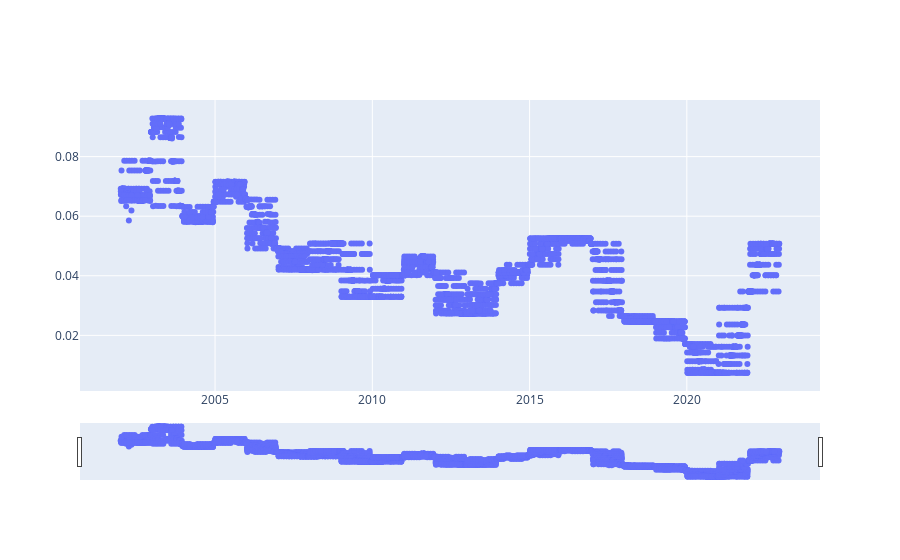

Notebook code cell kept with this figure:
### Code cell
fig = go.Figure([go.Scatter(x=df[x_col], y=df[y_col], mode='markers')])
fig.update_layout(xaxis_rangeslider_visible=True)
fig.show()

### Figure 1 — Plotly figure (JSON) as saved in the notebook; plotly's stock layout.template omitted (floating-point values rounded to 4 significant figures; data arrays with more than 128 entries replaced by an {"elided": "..."} marker saying what was removed)
{"data": [{"mode": "markers", "type": "scatter", "x": {"elided": "5224 str values"}, "y": {"elided": "5224 float values"}}], "layout": {"autosize": true, "xaxis": {"autorange": true, "range": ["2000-09-22 06:21:11.5923", "2024-03-19 17:38:48.4077"], "rangeslider": {"autorange": true, "range": ["2000-09-22 06:21:11.5923", "2024-03-19 17:38:48.4077"], "visible": true, "yaxis": {"_template": null, "rangemode": "match"}}, "type": "date"}, "yaxis": {"autorange": true, "range": [-0.0007524, 0.1011], "type": "linear"}}}
